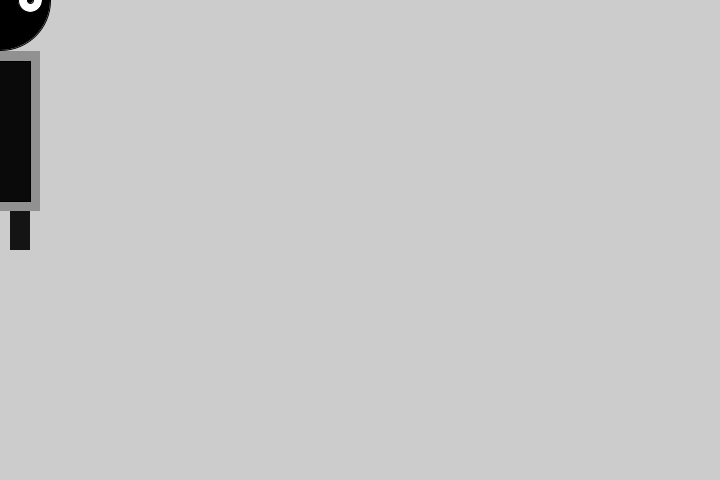
Frame 1 (no input)
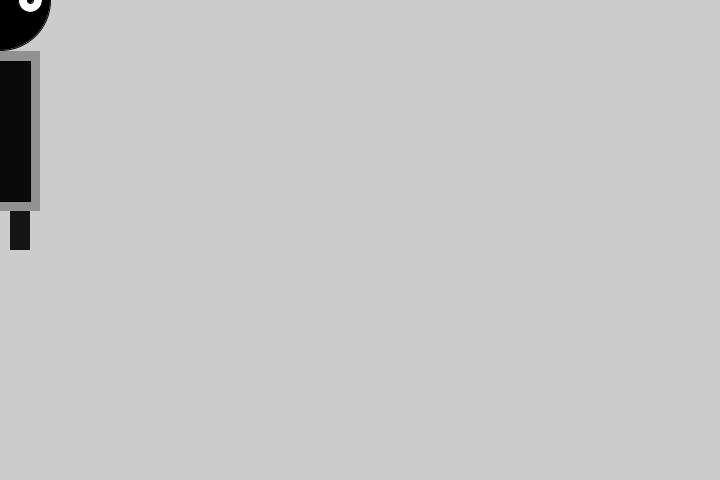
Frame 60 (the mouse pressed at the canvas centre just before this capture)
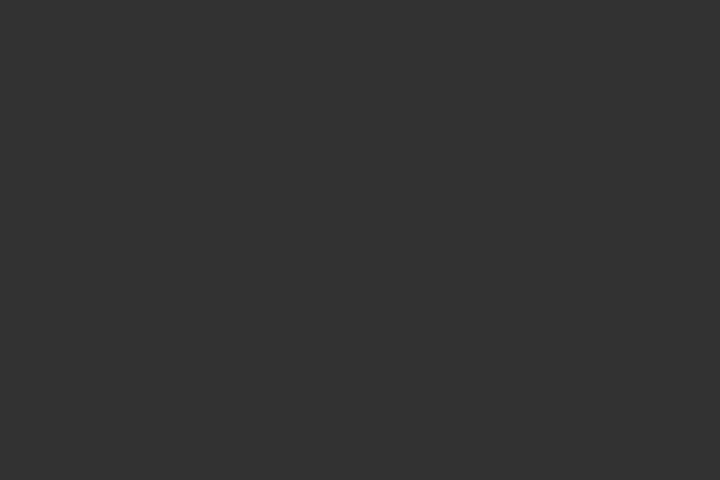
Frame 120 (the mouse held since frame 60 and released just before this capture)

The Processing sketch that drew these frames (run headless with seeded random() and noise(); from frame 60 on, the mouse is pressed at the canvas centre):

// Processing sketch: processing_57366
// ── processing_57366.pde



void setup(){
  size(720,480);
  smooth();
  
}

void draw(){



  background(204);
    int x = 50 ;
int y=350;
int bodyHeight= 100;
int radius=50;

ellipseMode(RADIUS);

//head
fill(0);
ellipse(mouseX,mouseY,radius,radius);
//ellipse(x+230,y-200,radius,radius);
fill(255);
ellipse(mouseX+30,mouseY,12,12);
ellipse(mouseX-10,mouseY,10,10);
//ellipse(x+240,y-200,12,12);
//ellipse(x+210,y-200,10,10);
fill(0);
ellipse(mouseX+30,mouseY,3,3);
ellipse(mouseX-10,mouseY,3,3);
//ellipse(x+240,y-200,3,3);
//ellipse(x+210,y-200,3,3);

//body
noStroke();
fill(20);
rect(mouseX-20,mouseY+200,20,50);
rect(mouseX+10,mouseY+200,20,50);
//rect(x+210,y-90,20,y-200);
//rect(x+240,y-90,20,y-200);
fill(145);
rect(mouseX-30,mouseY+51,70,bodyHeight+60);
//rect(x+200,y-88,70,bodyHeight-160);
stroke(1);
fill(10);
rect(mouseX-20,mouseY+61,50,bodyHeight+40);
//rect(x+210,y-98,50,bodyHeight-140);*/
  if (mousePressed ==true){
    background(50);
  }
  if (keyPressed){
   if (key=='h'){
    strokeWeight(5);
   } else if(key=='r'){
     strokeWeight(1);
   }
  }
  

}
